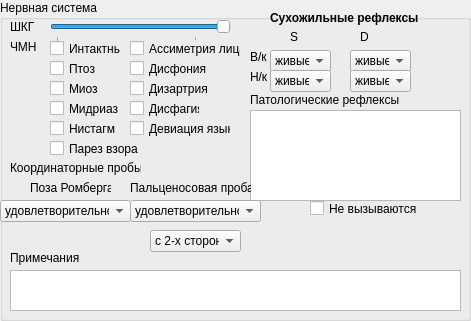
   <widget class="QGroupBox" name="groupBox_7">
    <property name="geometry">
     <rect>
      <x>780</x>
      <y>10</y>
      <width>471</width>
      <height>321</height>
     </rect>
    </property>
    <property name="title">
     <string>Нервная система</string>
    </property>
    <widget class="QLabel" name="label_36">
     <property name="geometry">
      <rect>
       <x>10</x>
       <y>20</y>
       <width>47</width>
       <height>13</height>
      </rect>
     </property>
     <property name="text">
      <string>ШКГ</string>
     </property>
    </widget>
    <widget class="QSlider" name="glazgoslider">
     <property name="geometry">
      <rect>
       <x>50</x>
       <y>20</y>
       <width>181</width>
       <height>22</height>
      </rect>
     </property>
     <property name="mouseTracking">
      <bool>true</bool>
     </property>
     <property name="minimum">
      <number>3</number>
     </property>
     <property name="maximum">
      <number>15</number>
     </property>
     <property name="sliderPosition">
      <number>15</number>
     </property>
     <property name="orientation">
      <enum>Qt::Horizontal</enum>
     </property>
     <property name="tickPosition">
      <enum>QSlider::TicksBelow</enum>
     </property>
    </widget>
    <widget class="QLabel" name="label_37">
     <property name="geometry">
      <rect>
       <x>10</x>
       <y>40</y>
       <width>47</width>
       <height>13</height>
      </rect>
     </property>
     <property name="text">
      <string>ЧМН</string>
     </property>
    </widget>
    <widget class="QCheckBox" name="cmn1">
     <property name="geometry">
      <rect>
       <x>50</x>
       <y>40</y>
       <width>71</width>
       <height>17</height>
      </rect>
     </property>
     <property name="text">
      <string>Интактны</string>
     </property>
    </widget>
    <widget class="QCheckBox" name="cmn7">
     <property name="geometry">
      <rect>
       <x>130</x>
       <y>40</y>
       <width>111</width>
       <height>17</height>
      </rect>
     </property>
     <property name="text">
      <string>Ассиметрия лица</string>
     </property>
    </widget>
    <widget class="QCheckBox" name="cmn8">
     <property name="geometry">
      <rect>
       <x>130</x>
       <y>60</y>
       <width>81</width>
       <height>17</height>
      </rect>
     </property>
     <property name="text">
      <string>Дисфония</string>
     </property>
    </widget>
    <widget class="QCheckBox" name="cmn9">
     <property name="geometry">
      <rect>
       <x>130</x>
       <y>80</y>
       <width>81</width>
       <height>17</height>
      </rect>
     </property>
     <property name="text">
      <string>Дизартрия</string>
     </property>
    </widget>
    <widget class="QCheckBox" name="cmn10">
     <property name="geometry">
      <rect>
       <x>130</x>
       <y>100</y>
       <width>70</width>
       <height>17</height>
      </rect>
     </property>
     <property name="text">
      <string>Дисфагия</string>
     </property>
    </widget>
    <widget class="QCheckBox" name="cmn2">
     <property name="geometry">
      <rect>
       <x>50</x>
       <y>60</y>
       <width>70</width>
       <height>17</height>
      </rect>
     </property>
     <property name="text">
      <string>Птоз</string>
     </property>
    </widget>
    <widget class="QCheckBox" name="cmn3">
     <property name="geometry">
      <rect>
       <x>50</x>
       <y>80</y>
       <width>70</width>
       <height>17</height>
      </rect>
     </property>
     <property name="text">
      <string>Миоз</string>
     </property>
    </widget>
    <widget class="QCheckBox" name="cmn4">
     <property name="geometry">
      <rect>
       <x>50</x>
       <y>100</y>
       <width>70</width>
       <height>17</height>
      </rect>
     </property>
     <property name="text">
      <string>Мидриаз</string>
     </property>
    </widget>
    <widget class="QCheckBox" name="cmn5">
     <property name="geometry">
      <rect>
       <x>50</x>
       <y>120</y>
       <width>70</width>
       <height>17</height>
      </rect>
     </property>
     <property name="text">
      <string>Нистагм</string>
     </property>
    </widget>
    <widget class="QCheckBox" name="cmn6">
     <property name="geometry">
      <rect>
       <x>50</x>
       <y>140</y>
       <width>91</width>
       <height>17</height>
      </rect>
     </property>
     <property name="text">
      <string>Парез взора</string>
     </property>
    </widget>
    <widget class="QCheckBox" name="cmn11">
     <property name="geometry">
      <rect>
       <x>130</x>
       <y>120</y>
       <width>101</width>
       <height>17</height>
      </rect>
     </property>
     <property name="text">
      <string>Девиация языка</string>
     </property>
    </widget>
    <widget class="QLabel" name="label_38">
     <property name="geometry">
      <rect>
       <x>270</x>
       <y>10</y>
       <width>161</width>
       <height>16</height>
      </rect>
     </property>
     <property name="font">
      <font>
       <weight>75</weight>
       <bold>true</bold>
      </font>
     </property>
     <property name="text">
      <string>Сухожильные рефлексы</string>
     </property>
    </widget>
    <widget class="QLabel" name="label_39">
     <property name="geometry">
      <rect>
       <x>360</x>
       <y>30</y>
       <width>47</width>
       <height>13</height>
      </rect>
     </property>
     <property name="text">
      <string>D</string>
     </property>
    </widget>
    <widget class="QLabel" name="label_40">
     <property name="geometry">
      <rect>
       <x>290</x>
       <y>30</y>
       <width>47</width>
       <height>13</height>
      </rect>
     </property>
     <property name="text">
      <string>S</string>
     </property>
    </widget>
    <widget class="QLabel" name="label_41">
     <property name="geometry">
      <rect>
       <x>250</x>
       <y>50</y>
       <width>47</width>
       <height>13</height>
      </rect>
     </property>
     <property name="text">
      <string>В/к</string>
     </property>
    </widget>
    <widget class="QLabel" name="label_42">
     <property name="geometry">
      <rect>
       <x>250</x>
       <y>70</y>
       <width>47</width>
       <height>13</height>
      </rect>
     </property>
     <property name="text">
      <string>Н/к</string>
     </property>
    </widget>
    <widget class="QComboBox" name="reflexleftup">
     <property name="geometry">
      <rect>
       <x>270</x>
       <y>50</y>
       <width>61</width>
       <height>22</height>
      </rect>
     </property>
     <item>
      <property name="text">
       <string>живые</string>
      </property>
     </item>
     <item>
      <property name="text">
       <string>гиперрефлексия</string>
      </property>
     </item>
     <item>
      <property name="text">
       <string>гипорефлекия</string>
      </property>
     </item>
    </widget>
    <widget class="QComboBox" name="reflexleftdown">
     <property name="geometry">
      <rect>
       <x>270</x>
       <y>70</y>
       <width>61</width>
       <height>22</height>
      </rect>
     </property>
     <property name="minimumContentsLength">
      <number>20</number>
     </property>
     <item>
      <property name="text">
       <string>живые</string>
      </property>
     </item>
     <item>
      <property name="text">
       <string>гиперрефлексия</string>
      </property>
     </item>
     <item>
      <property name="text">
       <string>гипорефлекия</string>
      </property>
     </item>
    </widget>
    <widget class="QComboBox" name="reflexrightup">
     <property name="geometry">
      <rect>
       <x>350</x>
       <y>50</y>
       <width>61</width>
       <height>22</height>
      </rect>
     </property>
     <item>
      <property name="text">
       <string>живые</string>
      </property>
     </item>
     <item>
      <property name="text">
       <string>гиперрефлексия</string>
      </property>
     </item>
     <item>
      <property name="text">
       <string>гипорефлекия</string>
      </property>
     </item>
    </widget>
    <widget class="QComboBox" name="reflexrightdown">
     <property name="geometry">
      <rect>
       <x>350</x>
       <y>70</y>
       <width>61</width>
       <height>22</height>
      </rect>
     </property>
     <item>
      <property name="text">
       <string>живые</string>
      </property>
     </item>
     <item>
      <property name="text">
       <string>гиперрефлексия</string>
      </property>
     </item>
     <item>
      <property name="text">
       <string>гипорефлекия</string>
      </property>
     </item>
    </widget>
    <widget class="QLabel" name="label_43">
     <property name="geometry">
      <rect>
       <x>250</x>
       <y>90</y>
       <width>171</width>
       <height>20</height>
      </rect>
     </property>
     <property name="text">
      <string>Патологические рефлексы</string>
     </property>
    </widget>
    <widget class="QTextEdit" name="patreflexpole">
     <property name="geometry">
      <rect>
       <x>250</x>
       <y>110</y>
       <width>211</width>
       <height>91</height>
      </rect>
     </property>
    </widget>
    <widget class="QCheckBox" name="nopatreflex">
     <property name="geometry">
      <rect>
       <x>310</x>
       <y>200</y>
       <width>111</width>
       <height>17</height>
      </rect>
     </property>
     <property name="text">
      <string>Не вызываются</string>
     </property>
    </widget>
    <widget class="QLabel" name="label_44">
     <property name="geometry">
      <rect>
       <x>10</x>
       <y>160</y>
       <width>131</width>
       <height>16</height>
      </rect>
     </property>
     <property name="text">
      <string>Координаторные пробы</string>
     </property>
    </widget>
    <widget class="QLabel" name="label_45">
     <property name="geometry">
      <rect>
       <x>30</x>
       <y>180</y>
       <width>81</width>
       <height>16</height>
      </rect>
     </property>
     <property name="text">
      <string>Поза Ромберга</string>
     </property>
    </widget>
    <widget class="QLabel" name="label_46">
     <property name="geometry">
      <rect>
       <x>130</x>
       <y>180</y>
       <width>121</width>
       <height>16</height>
      </rect>
     </property>
     <property name="text">
      <string>Пальценосовая проба</string>
     </property>
    </widget>
    <widget class="QLabel" name="label_47">
     <property name="geometry">
      <rect>
       <x>10</x>
       <y>250</y>
       <width>71</width>
       <height>16</height>
      </rect>
     </property>
     <property name="text">
      <string>Примечания</string>
     </property>
    </widget>
    <widget class="QTextEdit" name="neurodoppole">
     <property name="geometry">
      <rect>
       <x>10</x>
       <y>270</y>
       <width>451</width>
       <height>41</height>
      </rect>
     </property>
    </widget>
    <widget class="QComboBox" name="romberglist">
     <property name="geometry">
      <rect>
       <x>0</x>
       <y>200</y>
       <width>131</width>
       <height>22</height>
      </rect>
     </property>
     <item>
      <property name="text">
       <string>удовлетворительно</string>
      </property>
     </item>
     <item>
      <property name="text">
       <string>покачивание</string>
      </property>
     </item>
     <item>
      <property name="text">
       <string>неустойчив</string>
      </property>
     </item>
    </widget>
    <widget class="QComboBox" name="coordlist">
     <property name="geometry">
      <rect>
       <x>130</x>
       <y>200</y>
       <width>131</width>
       <height>22</height>
      </rect>
     </property>
     <item>
      <property name="text">
       <string>удовлетворительно</string>
      </property>
     </item>
     <item>
      <property name="text">
       <string>с промахиванием</string>
      </property>
     </item>
    </widget>
    <widget class="QComboBox" name="coordlistloc">
     <property name="geometry">
      <rect>
       <x>150</x>
       <y>230</y>
       <width>91</width>
       <height>22</height>
      </rect>
     </property>
     <item>
      <property name="text">
       <string>с 2-х сторон</string>
      </property>
     </item>
     <item>
      <property name="text">
       <string>слева</string>
      </property>
     </item>
     <item>
      <property name="text">
       <string>справа</string>
      </property>
     </item>
    </widget>
   </widget>
